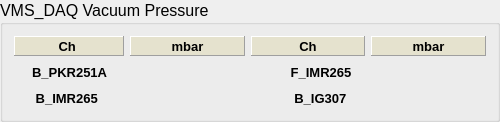
       <widget class="QGroupBox" name="groupBox_20" >
        <property name="minimumSize" >
         <size>
          <width>500</width>
          <height>0</height>
         </size>
        </property>
        <property name="maximumSize" >
         <size>
          <width>800</width>
          <height>16777215</height>
         </size>
        </property>
        <property name="font" >
         <font>
          <pointsize>12</pointsize>
         </font>
        </property>
        <property name="autoFillBackground" >
         <bool>false</bool>
        </property>
        <property name="title" >
         <string>VMS_DAQ Vacuum Pressure</string>
        </property>
        <property name="alignment" >
         <set>Qt::AlignLeading</set>
        </property>
        <property name="flat" >
         <bool>false</bool>
        </property>
        <property name="checkable" >
         <bool>false</bool>
        </property>
        <layout class="QGridLayout" >
         <item row="0" column="0" >
          <widget class="QLabel" name="label_92" >
           <property name="minimumSize" >
            <size>
             <width>0</width>
             <height>20</height>
            </size>
           </property>
           <property name="maximumSize" >
            <size>
             <width>150</width>
             <height>20</height>
            </size>
           </property>
           <property name="palette" >
            <palette>
             <active>
              <colorrole role="Base" >
               <brush brushstyle="SolidPattern" >
                <color alpha="255" >
                 <red>255</red>
                 <green>255</green>
                 <blue>127</blue>
                </color>
               </brush>
              </colorrole>
              <colorrole role="Window" >
               <brush brushstyle="SolidPattern" >
                <color alpha="255" >
                 <red>229</red>
                 <green>226</green>
                 <blue>206</blue>
                </color>
               </brush>
              </colorrole>
              <colorrole role="Shadow" >
               <brush brushstyle="SolidPattern" >
                <color alpha="255" >
                 <red>127</red>
                 <green>129</green>
                 <blue>107</blue>
                </color>
               </brush>
              </colorrole>
             </active>
             <inactive>
              <colorrole role="Base" >
               <brush brushstyle="SolidPattern" >
                <color alpha="255" >
                 <red>255</red>
                 <green>255</green>
                 <blue>255</blue>
                </color>
               </brush>
              </colorrole>
              <colorrole role="Window" >
               <brush brushstyle="SolidPattern" >
                <color alpha="255" >
                 <red>229</red>
                 <green>226</green>
                 <blue>206</blue>
                </color>
               </brush>
              </colorrole>
              <colorrole role="Shadow" >
               <brush brushstyle="SolidPattern" >
                <color alpha="255" >
                 <red>127</red>
                 <green>129</green>
                 <blue>107</blue>
                </color>
               </brush>
              </colorrole>
             </inactive>
             <disabled>
              <colorrole role="Base" >
               <brush brushstyle="SolidPattern" >
                <color alpha="255" >
                 <red>229</red>
                 <green>226</green>
                 <blue>206</blue>
                </color>
               </brush>
              </colorrole>
              <colorrole role="Window" >
               <brush brushstyle="SolidPattern" >
                <color alpha="255" >
                 <red>229</red>
                 <green>226</green>
                 <blue>206</blue>
                </color>
               </brush>
              </colorrole>
              <colorrole role="Shadow" >
               <brush brushstyle="SolidPattern" >
                <color alpha="255" >
                 <red>127</red>
                 <green>129</green>
                 <blue>107</blue>
                </color>
               </brush>
              </colorrole>
             </disabled>
            </palette>
           </property>
           <property name="font" >
            <font>
             <pointsize>10</pointsize>
             <weight>75</weight>
             <bold>true</bold>
            </font>
           </property>
           <property name="autoFillBackground" >
            <bool>true</bool>
           </property>
           <property name="frameShape" >
            <enum>QFrame::Panel</enum>
           </property>
           <property name="frameShadow" >
            <enum>QFrame::Raised</enum>
           </property>
           <property name="lineWidth" >
            <number>1</number>
           </property>
           <property name="text" >
            <string>Ch </string>
           </property>
           <property name="alignment" >
            <set>Qt::AlignCenter</set>
           </property>
          </widget>
         </item>
         <item row="0" column="1" >
          <widget class="QLabel" name="label_93" >
           <property name="minimumSize" >
            <size>
             <width>0</width>
             <height>20</height>
            </size>
           </property>
           <property name="maximumSize" >
            <size>
             <width>200</width>
             <height>20</height>
            </size>
           </property>
           <property name="palette" >
            <palette>
             <active>
              <colorrole role="Base" >
               <brush brushstyle="SolidPattern" >
                <color alpha="255" >
                 <red>255</red>
                 <green>255</green>
                 <blue>127</blue>
                </color>
               </brush>
              </colorrole>
              <colorrole role="Window" >
               <brush brushstyle="SolidPattern" >
                <color alpha="255" >
                 <red>229</red>
                 <green>226</green>
                 <blue>206</blue>
                </color>
               </brush>
              </colorrole>
              <colorrole role="Shadow" >
               <brush brushstyle="SolidPattern" >
                <color alpha="255" >
                 <red>127</red>
                 <green>129</green>
                 <blue>107</blue>
                </color>
               </brush>
              </colorrole>
             </active>
             <inactive>
              <colorrole role="Base" >
               <brush brushstyle="SolidPattern" >
                <color alpha="255" >
                 <red>255</red>
                 <green>255</green>
                 <blue>255</blue>
                </color>
               </brush>
              </colorrole>
              <colorrole role="Window" >
               <brush brushstyle="SolidPattern" >
                <color alpha="255" >
                 <red>229</red>
                 <green>226</green>
                 <blue>206</blue>
                </color>
               </brush>
              </colorrole>
              <colorrole role="Shadow" >
               <brush brushstyle="SolidPattern" >
                <color alpha="255" >
                 <red>127</red>
                 <green>129</green>
                 <blue>107</blue>
                </color>
               </brush>
              </colorrole>
             </inactive>
             <disabled>
              <colorrole role="Base" >
               <brush brushstyle="SolidPattern" >
                <color alpha="255" >
                 <red>229</red>
                 <green>226</green>
                 <blue>206</blue>
                </color>
               </brush>
              </colorrole>
              <colorrole role="Window" >
               <brush brushstyle="SolidPattern" >
                <color alpha="255" >
                 <red>229</red>
                 <green>226</green>
                 <blue>206</blue>
                </color>
               </brush>
              </colorrole>
              <colorrole role="Shadow" >
               <brush brushstyle="SolidPattern" >
                <color alpha="255" >
                 <red>127</red>
                 <green>129</green>
                 <blue>107</blue>
                </color>
               </brush>
              </colorrole>
             </disabled>
            </palette>
           </property>
           <property name="font" >
            <font>
             <pointsize>10</pointsize>
             <weight>75</weight>
             <bold>true</bold>
            </font>
           </property>
           <property name="autoFillBackground" >
            <bool>true</bool>
           </property>
           <property name="frameShape" >
            <enum>QFrame::Panel</enum>
           </property>
           <property name="frameShadow" >
            <enum>QFrame::Raised</enum>
           </property>
           <property name="lineWidth" >
            <number>1</number>
           </property>
           <property name="text" >
            <string>mbar</string>
           </property>
           <property name="alignment" >
            <set>Qt::AlignCenter</set>
           </property>
          </widget>
         </item>
         <item row="0" column="2" >
          <widget class="QLabel" name="label_95" >
           <property name="minimumSize" >
            <size>
             <width>0</width>
             <height>20</height>
            </size>
           </property>
           <property name="maximumSize" >
            <size>
             <width>150</width>
             <height>20</height>
            </size>
           </property>
           <property name="palette" >
            <palette>
             <active>
              <colorrole role="Base" >
               <brush brushstyle="SolidPattern" >
                <color alpha="255" >
                 <red>255</red>
                 <green>255</green>
                 <blue>127</blue>
                </color>
               </brush>
              </colorrole>
              <colorrole role="Window" >
               <brush brushstyle="SolidPattern" >
                <color alpha="255" >
                 <red>229</red>
                 <green>226</green>
                 <blue>206</blue>
                </color>
               </brush>
              </colorrole>
              <colorrole role="Shadow" >
               <brush brushstyle="SolidPattern" >
                <color alpha="255" >
                 <red>127</red>
                 <green>129</green>
                 <blue>107</blue>
                </color>
               </brush>
              </colorrole>
             </active>
             <inactive>
              <colorrole role="Base" >
               <brush brushstyle="SolidPattern" >
                <color alpha="255" >
                 <red>255</red>
                 <green>255</green>
                 <blue>255</blue>
                </color>
               </brush>
              </colorrole>
              <colorrole role="Window" >
               <brush brushstyle="SolidPattern" >
                <color alpha="255" >
                 <red>229</red>
                 <green>226</green>
                 <blue>206</blue>
                </color>
               </brush>
              </colorrole>
              <colorrole role="Shadow" >
               <brush brushstyle="SolidPattern" >
                <color alpha="255" >
                 <red>127</red>
                 <green>129</green>
                 <blue>107</blue>
                </color>
               </brush>
              </colorrole>
             </inactive>
             <disabled>
              <colorrole role="Base" >
               <brush brushstyle="SolidPattern" >
                <color alpha="255" >
                 <red>229</red>
                 <green>226</green>
                 <blue>206</blue>
                </color>
               </brush>
              </colorrole>
              <colorrole role="Window" >
               <brush brushstyle="SolidPattern" >
                <color alpha="255" >
                 <red>229</red>
                 <green>226</green>
                 <blue>206</blue>
                </color>
               </brush>
              </colorrole>
              <colorrole role="Shadow" >
               <brush brushstyle="SolidPattern" >
                <color alpha="255" >
                 <red>127</red>
                 <green>129</green>
                 <blue>107</blue>
                </color>
               </brush>
              </colorrole>
             </disabled>
            </palette>
           </property>
           <property name="font" >
            <font>
             <pointsize>10</pointsize>
             <weight>75</weight>
             <bold>true</bold>
            </font>
           </property>
           <property name="autoFillBackground" >
            <bool>true</bool>
           </property>
           <property name="frameShape" >
            <enum>QFrame::Panel</enum>
           </property>
           <property name="frameShadow" >
            <enum>QFrame::Raised</enum>
           </property>
           <property name="lineWidth" >
            <number>1</number>
           </property>
           <property name="text" >
            <string>Ch</string>
           </property>
           <property name="alignment" >
            <set>Qt::AlignCenter</set>
           </property>
          </widget>
         </item>
         <item row="0" column="3" >
          <widget class="QLabel" name="label_97" >
           <property name="minimumSize" >
            <size>
             <width>0</width>
             <height>20</height>
            </size>
           </property>
           <property name="maximumSize" >
            <size>
             <width>200</width>
             <height>20</height>
            </size>
           </property>
           <property name="palette" >
            <palette>
             <active>
              <colorrole role="Base" >
               <brush brushstyle="SolidPattern" >
                <color alpha="255" >
                 <red>255</red>
                 <green>255</green>
                 <blue>127</blue>
                </color>
               </brush>
              </colorrole>
              <colorrole role="Window" >
               <brush brushstyle="SolidPattern" >
                <color alpha="255" >
                 <red>229</red>
                 <green>226</green>
                 <blue>206</blue>
                </color>
               </brush>
              </colorrole>
              <colorrole role="Shadow" >
               <brush brushstyle="SolidPattern" >
                <color alpha="255" >
                 <red>127</red>
                 <green>129</green>
                 <blue>107</blue>
                </color>
               </brush>
              </colorrole>
             </active>
             <inactive>
              <colorrole role="Base" >
               <brush brushstyle="SolidPattern" >
                <color alpha="255" >
                 <red>255</red>
                 <green>255</green>
                 <blue>255</blue>
                </color>
               </brush>
              </colorrole>
              <colorrole role="Window" >
               <brush brushstyle="SolidPattern" >
                <color alpha="255" >
                 <red>229</red>
                 <green>226</green>
                 <blue>206</blue>
                </color>
               </brush>
              </colorrole>
              <colorrole role="Shadow" >
               <brush brushstyle="SolidPattern" >
                <color alpha="255" >
                 <red>127</red>
                 <green>129</green>
                 <blue>107</blue>
                </color>
               </brush>
              </colorrole>
             </inactive>
             <disabled>
              <colorrole role="Base" >
               <brush brushstyle="SolidPattern" >
                <color alpha="255" >
                 <red>229</red>
                 <green>226</green>
                 <blue>206</blue>
                </color>
               </brush>
              </colorrole>
              <colorrole role="Window" >
               <brush brushstyle="SolidPattern" >
                <color alpha="255" >
                 <red>229</red>
                 <green>226</green>
                 <blue>206</blue>
                </color>
               </brush>
              </colorrole>
              <colorrole role="Shadow" >
               <brush brushstyle="SolidPattern" >
                <color alpha="255" >
                 <red>127</red>
                 <green>129</green>
                 <blue>107</blue>
                </color>
               </brush>
              </colorrole>
             </disabled>
            </palette>
           </property>
           <property name="font" >
            <font>
             <pointsize>10</pointsize>
             <weight>75</weight>
             <bold>true</bold>
            </font>
           </property>
           <property name="autoFillBackground" >
            <bool>true</bool>
           </property>
           <property name="frameShape" >
            <enum>QFrame::Panel</enum>
           </property>
           <property name="frameShadow" >
            <enum>QFrame::Raised</enum>
           </property>
           <property name="lineWidth" >
            <number>1</number>
           </property>
           <property name="text" >
            <string>mbar</string>
           </property>
           <property name="alignment" >
            <set>Qt::AlignCenter</set>
           </property>
          </widget>
         </item>
         <item row="1" column="0" >
          <widget class="QLabel" name="label_102" >
           <property name="minimumSize" >
            <size>
             <width>0</width>
             <height>20</height>
            </size>
           </property>
           <property name="maximumSize" >
            <size>
             <width>110</width>
             <height>20</height>
            </size>
           </property>
           <property name="font" >
            <font>
             <pointsize>10</pointsize>
             <weight>75</weight>
             <bold>true</bold>
            </font>
           </property>
           <property name="layoutDirection" >
            <enum>Qt::LeftToRight</enum>
           </property>
           <property name="text" >
            <string>     B_PKR251A</string>
           </property>
           <property name="alignment" >
            <set>Qt::AlignLeading|Qt::AlignLeft|Qt::AlignVCenter</set>
           </property>
          </widget>
         </item>
         <item row="1" column="1" >
          <widget class="CADisplayer" name="CADisplayer_4" >
           <property name="statusTip" >
            <string>PVname : VMS_DAQ_AI_DATA_CH00_CAL</string>
           </property>
           <property name="nuformat" stdset="0" >
            <enum>CADisplayer::Pressure</enum>
           </property>
           <property name="pvname" >
            <string>VMS_DAQ_AI_DATA_CH00_CAL</string>
           </property>
          </widget>
         </item>
         <item row="1" column="2" >
          <widget class="QLabel" name="label_123" >
           <property name="minimumSize" >
            <size>
             <width>0</width>
             <height>20</height>
            </size>
           </property>
           <property name="maximumSize" >
            <size>
             <width>200</width>
             <height>20</height>
            </size>
           </property>
           <property name="font" >
            <font>
             <pointsize>10</pointsize>
             <weight>75</weight>
             <bold>true</bold>
            </font>
           </property>
           <property name="layoutDirection" >
            <enum>Qt::LeftToRight</enum>
           </property>
           <property name="text" >
            <string>           F_IMR265</string>
           </property>
           <property name="alignment" >
            <set>Qt::AlignLeading|Qt::AlignLeft|Qt::AlignVCenter</set>
           </property>
          </widget>
         </item>
         <item row="1" column="3" >
          <widget class="CADisplayer" name="CADisplayer_22" >
           <property name="statusTip" >
            <string>PVname : VMS_DAQ_AI_DATA_CH02_CAL</string>
           </property>
           <property name="nuformat" stdset="0" >
            <enum>CADisplayer::Pressure</enum>
           </property>
           <property name="pvname" >
            <string>VMS_DAQ_AI_DATA_CH02_CAL</string>
           </property>
          </widget>
         </item>
         <item row="2" column="0" >
          <widget class="QLabel" name="label_104" >
           <property name="minimumSize" >
            <size>
             <width>0</width>
             <height>20</height>
            </size>
           </property>
           <property name="maximumSize" >
            <size>
             <width>200</width>
             <height>20</height>
            </size>
           </property>
           <property name="font" >
            <font>
             <pointsize>10</pointsize>
             <weight>75</weight>
             <bold>true</bold>
            </font>
           </property>
           <property name="layoutDirection" >
            <enum>Qt::LeftToRight</enum>
           </property>
           <property name="text" >
            <string>      B_IMR265</string>
           </property>
           <property name="alignment" >
            <set>Qt::AlignLeading|Qt::AlignLeft|Qt::AlignVCenter</set>
           </property>
          </widget>
         </item>
         <item row="2" column="1" >
          <widget class="CADisplayer" name="CADisplayer_5" >
           <property name="nuformat" stdset="0" >
            <enum>CADisplayer::Pressure</enum>
           </property>
           <property name="pvname" >
            <string>VMS_DAQ_AI_DATA_CH01_CAL</string>
           </property>
          </widget>
         </item>
         <item row="2" column="2" >
          <widget class="QLabel" name="label_126" >
           <property name="minimumSize" >
            <size>
             <width>0</width>
             <height>20</height>
            </size>
           </property>
           <property name="maximumSize" >
            <size>
             <width>200</width>
             <height>20</height>
            </size>
           </property>
           <property name="font" >
            <font>
             <pointsize>10</pointsize>
             <weight>75</weight>
             <bold>true</bold>
            </font>
           </property>
           <property name="layoutDirection" >
            <enum>Qt::LeftToRight</enum>
           </property>
           <property name="text" >
            <string>            B_IG307</string>
           </property>
           <property name="alignment" >
            <set>Qt::AlignLeading|Qt::AlignLeft|Qt::AlignVCenter</set>
           </property>
          </widget>
         </item>
         <item row="2" column="3" >
          <widget class="CADisplayer" name="CADisplayer_30" >
           <property name="nuformat" stdset="0" >
            <enum>CADisplayer::Pressure</enum>
           </property>
           <property name="pvname" >
            <string>VMS_DAQ_AI_DATA_CH03_CAL</string>
           </property>
          </widget>
         </item>
        </layout>
       </widget>
